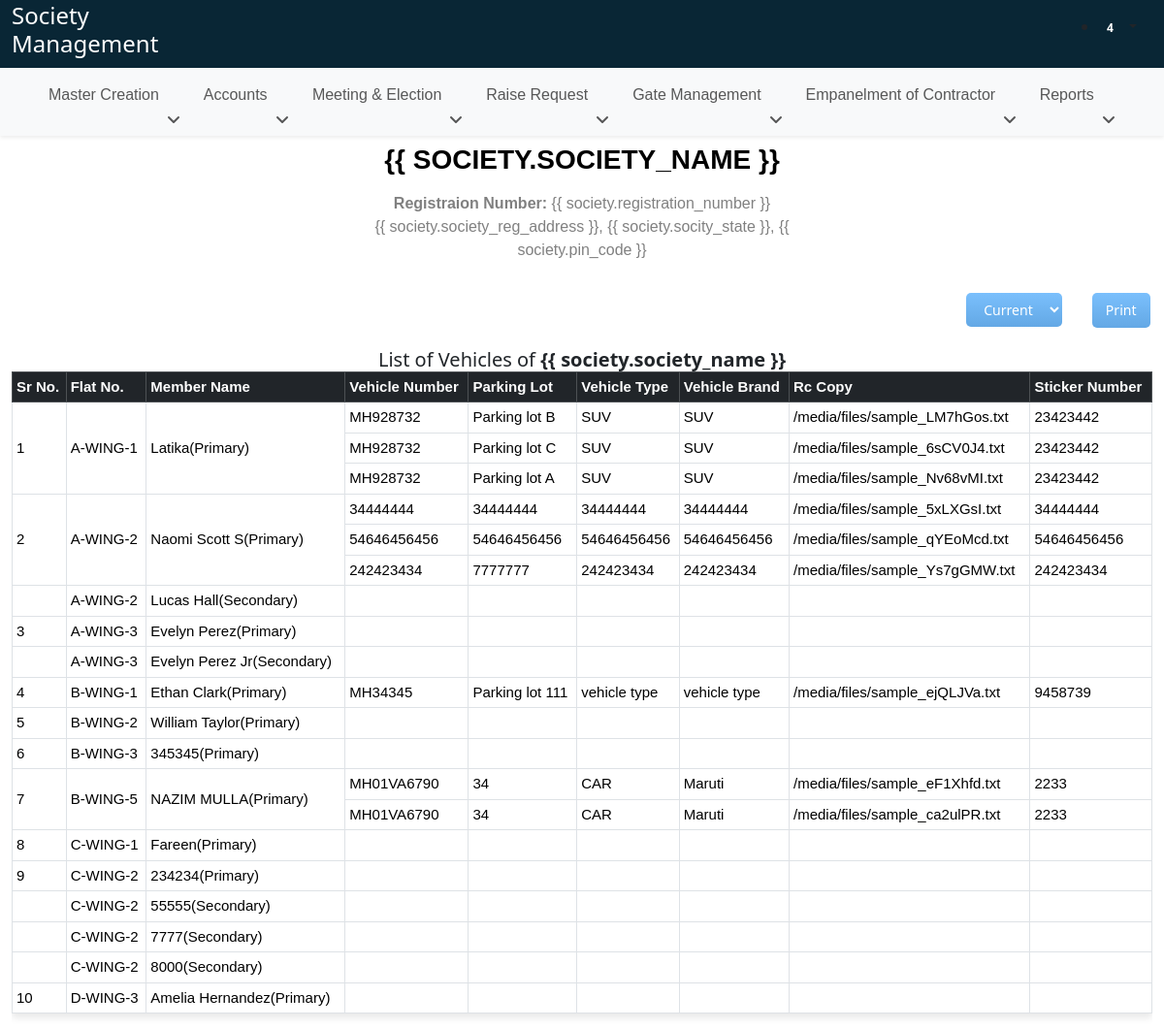
The app's page /vehicle-register/ with its own data.
### SocietyApi/models.py (models this page shows, shortened)
class WingFlatUnique(models.Model):
    wing = models.ForeignKey(WingFlat, on_delete=models.CASCADE)
    wing_flat_unique = models.CharField(max_length=300)

class Members(models.Model):
    wing_flat = models.ForeignKey(WingFlatUnique, on_delete=models.CASCADE, related_name='members')
    member_name = models.CharField(max_length=200)
    ownership_percent = models.IntegerField()
    member_position = models.CharField(max_length=200, choices=position_choices)
    member_dob = models.DateField()
    member_pan_no = models.CharField(max_length=200)
    member_aadhar_no = models.CharField(max_length=200)
    member_address = models.CharField(max_length=200)
    member_state = models.CharField(max_length=200)
    member_pin_code = models.CharField(max_length=200)
    member_email = models.EmailField()
    member_contact = models.CharField(max_length=200)
    member_emergency_contact = models.CharField(max_length=200, null=True, blank=True)
    member_occupation = models.CharField(max_length=200)
    member_is_primary = models.BooleanField(default = False, null=True, blank=True)
    date_of_admission = models.DateField()
    age_at_date_of_admission = models.IntegerField(null=True, blank=True)
    sales_agreement = models.FileField(upload_to='files/')
    other_attachment = models.FileField(upload_to='files/', null=True, blank=True)
    date_of_entrance_fees = models.DateField()
    date_of_cessation = models.DateField(null=True, blank=True)
    reason_for_cessation = models.CharField(max_length=200, null=True, blank=True)
    same_flat_member_identification = models.CharField(max_length=100, null=True, blank=True)

class FlatMemberVehicle(models.Model):
    unique_member_shares = models.ForeignKey(Members, on_delete=models.CASCADE, related_name='vehicles')
    wing_flat = models.ForeignKey(WingFlatUnique, on_delete=models.CASCADE)
    parking_lot = models.CharField(max_length=200)
    vehicle_type = models.CharField(max_length=200)
    vehicle_number = models.CharField(max_length=200)
    vehicle_brand = models.CharField(max_length=200)
    rc_copy = models.FileField(upload_to='files/')
    sticker_number = models.CharField(max_length=200, null=True, blank=True)
    select_charge = models.CharField(max_length=200, choices=vehicle_chargable, default='no')
    chargable = models.CharField(max_length=200, null=True, blank=True)
    date_of_cessation = models.DateField(null=True, blank=True)

### SocietyApp/views.py (the view)
# urls.py: path('vehicle-register/', views.vehicle_register, name='vehicle_register'),
def vehicle_register(request):
    datatable_columns = []
    status = request.GET.get('selected', None)
    print("QUERY URL-->", status)
    datatable_columns = []
    flats = WingFlatUnique.objects.values('id', 'wing_flat_unique').distinct().order_by('wing_flat_unique')
    data = []
    for flat in flats:
        members = Members.objects.filter(
                wing_flat__wing_flat_unique=flat['wing_flat_unique'],
                date_of_cessation__isnull=True,
            )
        if status == 'history':
             members = Members.objects.filter(
                wing_flat__wing_flat_unique=flat['wing_flat_unique'],
                date_of_cessation__isnull=False,
            )
        elif status == 'all':
            members = Members.objects.filter(
                wing_flat__wing_flat_unique=flat['wing_flat_unique']
            )
        if(members):
            serialized_members = MemberSerializersForNominees(members, many=True).data
            data.append({
                "flat_id": flat['id'],
                "flat_no": flat['wing_flat_unique'],
                "members": serialized_members
            })
    return render(request, 'register/vehicle_register.html', {'datatable_columns': datatable_columns, 'vehicles': data})

### SocietyApi/serializers.py (called while the page is built)
    def get_flat_name_formatted(self, obj):
        flat = obj.wing_flat
        return flat.wing_flat_unique

    def get_flat_name_formatted(self, obj):
        flat = obj.wing_flat
        return flat.wing_flat_unique

    def get_member_is_primary(self, obj):
        if obj.member_is_primary:
            return "Primary"
        else:
            return "Secondary"

    def get_member_position_formatted(self, obj):
        member_position_choices = dict(Members._meta.get_field('member_position').choices)
        return member_position_choices.get(obj.member_position, '')

### templates/register/vehicle_register.html (shortened to what this page needs)
{% extends 'base.html' %}
{% load static %}
{% block body %}
<div class='container-fluid' id="societyHead">
  <div class="row">
    <div class="col-lg-5 ms-auto me-auto">
      {% verbatim %}
      <div class="text-center mt-2" id="print-head">
        <h3 id="heading" style="color: #000 !important; font-family: 'Calibri', sans-serif;"><b>{{ society.society_name }}</b></h3>
        <p style="font-family: 'Calibri', sans-serif;" class="mt-3 p-0 mb-0 print-head-content"><b>Registraion Number: </b> <span>{{ society.registration_number }}</span></p>
        <p style="font-family: 'Calibri', sans-serif;" class="print-head-content">{{ society.society_reg_address }}, {{ society.socity_state }}, {{ society.pin_code }}</p>
      </div>
      {% endverbatim %}
    </div>
  </div>
  <div style="text-align: right;" class="mt-3 no-print">
    <select class="dt-button ms-2 dt-button-custom dataTable-Text" id="statusFilterDropdown">
      <option value="current">Current</option>
    </select>
    <button class="ms-4 dt-button btn-primary dt-button-custom no-print" onclick="printTable()">Print</button>
  </div>
    <div class="shares-table-J mt-3" id="table-container">
      {% verbatim %}
      <center><h5 class="report_h m-0 p-0">List of Vehicles of <b>{{ society.society_name }}</b></h5></center>
      {% endverbatim %}
      <div class="table-responsive" style="font-family: 'Calibri',sans-serif !important; font-size: 15px;">
        <table class="table table-sm table-bordered" style="align-items: center !important; vertical-align: middle;">
          <thead class="table-dark">
            <th>Sr No.</th>
            <th>Flat No.</th>
            <th>Member Name</th>
            <th>Vehicle Number</th>
            <th>Parking Lot</th>
            <th>Vehicle Type</th>
            <th>Vehicle Brand</th>
            <th>Rc Copy</th>
            <th>Sticker Number</th>
          </thead>
          <tbody>
            <tbody>
                {% for data1 in vehicles %}
                    {% for data2 in data1.members %}
                        {% with data2.vehicles|length as rowspan_value %}
                                <tr>
                                    {% if forloop.first %}
                                        <td {% if rowspan_value > 0 %} rowspan="{{ rowspan_value }}" {% endif %}>{{ forloop.parentloop.counter }}</td>
                                        <td {% if rowspan_value > 0 %} rowspan="{{ rowspan_value }}" {% endif %}>{{ data1.flat_no }}</td>
                                    {% else %}
                                        <td {% if rowspan_value > 0 %} rowspan="{{ rowspan_value }}" {% endif %}></td>
                                        <td {% if rowspan_value > 0 %} rowspan="{{ rowspan_value }}" {% endif %}>{{ data1.flat_no }}</td>
                                    {% endif %}
                                    <td {% if rowspan_value > 0 %} rowspan="{{ rowspan_value }}" {% endif %}>{{ data2.member_name }}({{ data2.member_is_primary }})</td>
                                    <td>{{ data2.vehicles.0.vehicle_number }}</td>
                                    <td>{{ data2.vehicles.0.parking_lot }}</td>
                                    <td>{{ data2.vehicles.0.vehicle_type }}</td>
                                    <td>{{ data2.vehicles.0.vehicle_brand }}</td>
                                    <td>{{ data2.vehicles.0.rc_copy }}</td>
                                    <td>{{ data2.vehicles.0.sticker_number }}</td>
                                </tr>
                                {% for data3 in data2.vehicles|slice:"1:" %}
                                    <tr>
                                        <td>{{ data3.vehicle_number }}</td>
                                        <td>{{ data3.parking_lot }}</td>
                                        <td>{{ data3.vehicle_type }}</td>
                                        <td>{{ data3.vehicle_brand }}</td>
                                        <td>{{ data3.rc_copy }}</td>
                                        <td>{{ data3.sticker_number }}</td>
                                    </tr>
                                {% endfor %}
                        {% endwith %}
                    {% endfor %}
                {% endfor %}
            </tbody>
          </tbody>
        </table>
      </div>
    </div>
  </div>
{% endblock body %}

### static/css/society_common.css (style rules this page uses)
* { margin: 0; padding: 0 }
p { color: grey }
#heading { text-transform: uppercase; color: #2b96f1; font-weight: bold; }
th, td { white-space: nowrap; }
.dt-button-custom { position: relative; display: inline-block; box-sizing: border-box; margin-left: .167em; margin-right: .167em; margin-bottom: .333em; padding: .5em 1em; border: 1px solid rgba(0, 0, 0, 0.3); border-radius: 2px; cursor: pointer; font-size: .88em; line-height: 1.6em; color: inherit; white-space: nowrap; overflow: hidden; background-color: rgba(0, 0, 0, 0.1); background: linear-gradient(to bottom, rgba(230, 230, 230, 0.1) 0%, rgba(0, 0, 0, 0.1) 100%); -webkit-user-select: none; -moz-user-select: none; -ms-user-select: none; user-select: none; text-decoration: none; outline: none; text-overflow: ellipsis; }
table { border-collapse: collapse; width: 100%; font-family: 'Calibri', sans-serif; }
thead th { padding: 10px; text-align: left; font-weight: bold; }
thead th:nth-child(1), thead th:nth-child(2) { position: sticky; left: 0; z-index: 2; }
.dt-button { background-color: #6ebbff !important; color: #fff !important; border: none !important; border-radius: 5px !important; cursor: pointer ; }
table { box-shadow: 0 4px 8px rgba(0, 0, 0, 0.1); }
* { box-sizing: border-box; margin: 0; padding: 0; }

### records on screen
WingFlatUnique: flat_no "A-WING-1"
Members: member_name "Latika"
FlatMemberVehicle: vehicles.0.vehicle_number "MH928732", vehicles.0.parking_lot "Parking lot B", vehicles.0.vehicle_type "SUV", vehicles.0.vehicle_brand "SUV", vehicles.0.sticker_number "23423442"
FlatMemberVehicle: vehicle_number "MH928732", parking_lot "Parking lot C", vehicle_type "SUV", vehicle_brand "SUV", sticker_number "23423442"
FlatMemberVehicle: vehicle_number "MH928732", parking_lot "Parking lot A", vehicle_type "SUV", vehicle_brand "SUV", sticker_number "23423442"
WingFlatUnique: flat_no "A-WING-2", flat_no "A-WING-2"
Members: member_name "Naomi Scott S"
FlatMemberVehicle: vehicles.0.vehicle_number "34444444", vehicles.0.parking_lot "34444444", vehicles.0.vehicle_type "34444444", vehicles.0.vehicle_brand "34444444", vehicles.0.sticker_number "34444444"
FlatMemberVehicle: vehicle_number "54646456456", parking_lot "54646456456", vehicle_type "54646456456", vehicle_brand "54646456456", sticker_number "54646456456"
FlatMemberVehicle: vehicle_number "242423434", parking_lot "7777777", vehicle_type "242423434", vehicle_brand "242423434", sticker_number "242423434"
Members: member_name "Lucas Hall"
WingFlatUnique: flat_no "A-WING-3", flat_no "A-WING-3"
Members: member_name "Evelyn Perez"
Members: member_name "Evelyn Perez Jr"
WingFlatUnique: flat_no "B-WING-1"
Members: member_name "Ethan Clark"
FlatMemberVehicle: vehicles.0.vehicle_number "MH34345", vehicles.0.parking_lot "Parking lot 111", vehicles.0.vehicle_type "vehicle type", vehicles.0.vehicle_brand "vehicle type", vehicles.0.sticker_number "9458739"
WingFlatUnique: flat_no "B-WING-2"
Members: member_name "William Taylor"
WingFlatUnique: flat_no "B-WING-3"
Members: member_name "345345"
WingFlatUnique: flat_no "B-WING-5"
Members: member_name "NAZIM MULLA"
FlatMemberVehicle: vehicles.0.vehicle_number "MH01VA6790", vehicles.0.parking_lot "34", vehicles.0.vehicle_type "CAR", vehicles.0.vehicle_brand "Maruti", vehicles.0.sticker_number "2233"
FlatMemberVehicle: vehicle_number "MH01VA6790", parking_lot "34", vehicle_type "CAR", vehicle_brand "Maruti", sticker_number "2233"
WingFlatUnique: flat_no "C-WING-1"
Members: member_name "Fareen"
WingFlatUnique: flat_no "C-WING-2", flat_no "C-WING-2" "C-WING-2" "C-WING-2"
Members: member_name "234234"
Members: member_name "55555"
Members: member_name "7777"
Members: member_name "8000"
WingFlatUnique: flat_no "D-WING-3"
Members: member_name "Amelia Hernandez"

### other values on screen
{{ data2.member_is_primary }} "Primary" "Primary" "Secondary" "Primary" "Secondary" "Primary" "Primary" "Primary" "Primary" "Primary" "Primary" "Secondary" "Secondary" "Secondary" "Primary"
{{ data2.vehicles.0.rc_copy }} "/media/files/sample_LM7hGos.txt" "/media/files/sample_5xLXGsI.txt" "/media/files/sample_ejQLJVa.txt" "/media/files/sample_eF1Xhfd.txt"
{{ data3.rc_copy }} "/media/files/sample_6sCV0J4.txt" "/media/files/sample_Nv68vMI.txt" "/media/files/sample_qYEoMcd.txt" "/media/files/sample_Ys7gGMW.txt" "/media/files/sample_ca2ulPR.txt"
